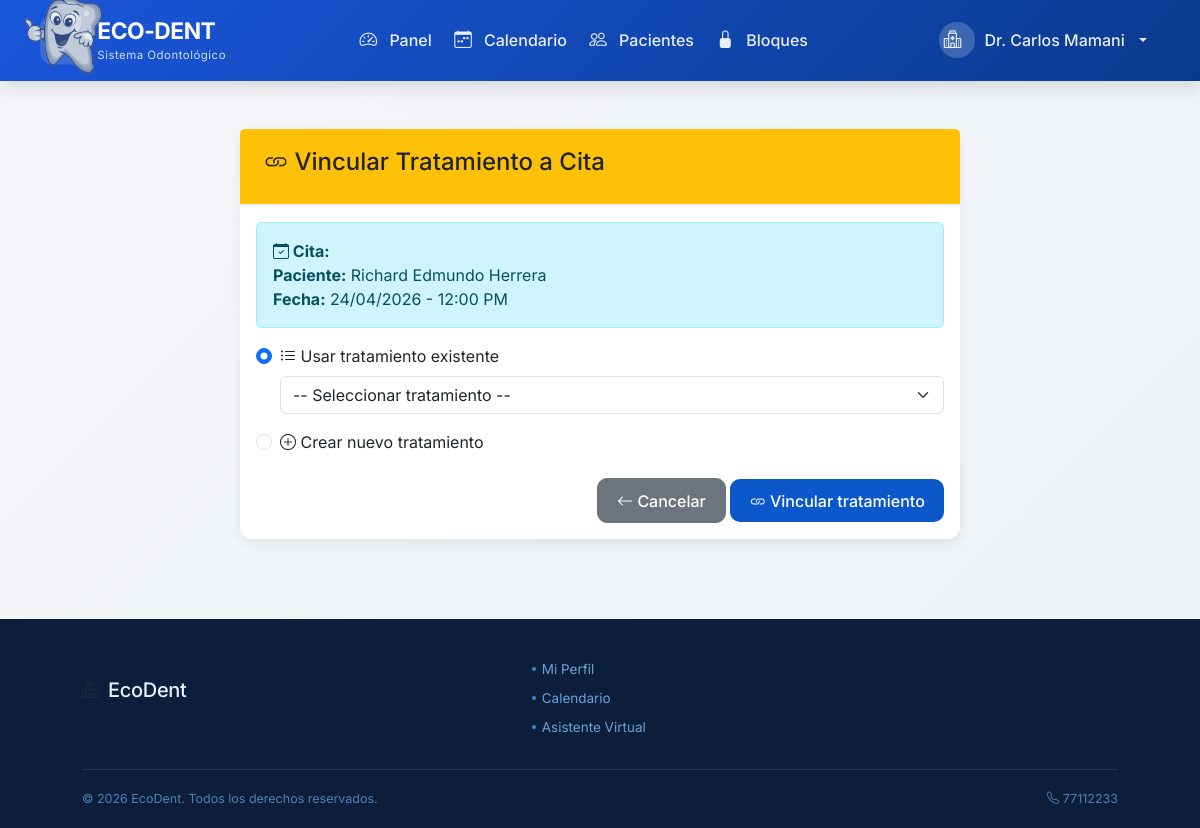
Before: /public/odontologo/vincular_tratamiento.php?id_cita=68&id_paciente=2 (signed in) with the older database file.
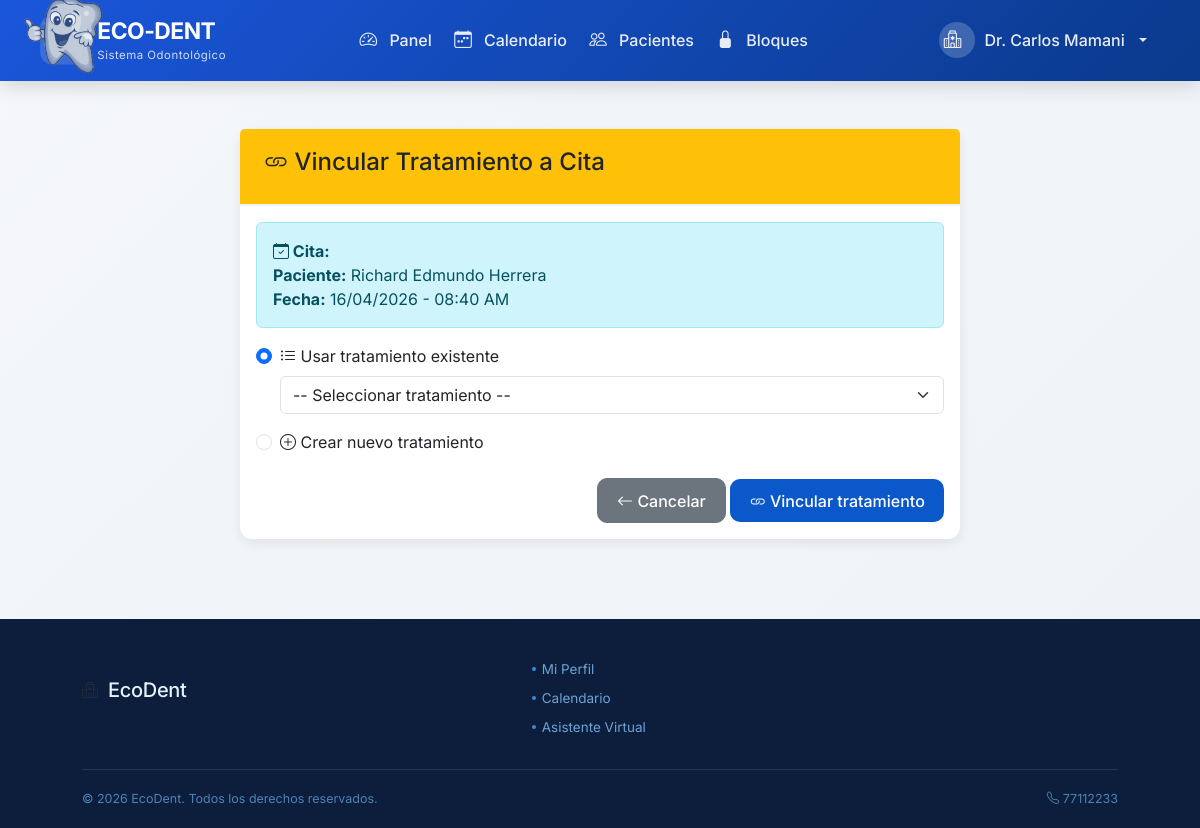
After: the same page with the newer database file.
### tables this page shows
CREATE TABLE `citas` (
  `id_cita` int(11) NOT NULL AUTO_INCREMENT,
  `id_paciente` int(11) NOT NULL,
  `id_odontologo` int(11) NOT NULL,
  `id_tratamiento` int(11) DEFAULT NULL,
  `fecha_cita` date NOT NULL,
  `hora_cita` time NOT NULL,
  `hora_fin` time DEFAULT NULL,
  `motivo` varchar(255) DEFAULT NULL,
  `estado` enum('programada','confirmada','completada','cancelada_pac','cancelada_doc','ausente') DEFAULT 'programada',
  `cambios_realizados` int(11) DEFAULT 0,
  `limite_cambios` int(11) DEFAULT 3,
  `puede_modificar` tinyint(1) DEFAULT 1,
  `llego_tarde` tinyint(1) DEFAULT 0,
  `minutos_tarde` int(11) DEFAULT 0,
  `cancelado_por` int(11) DEFAULT NULL,
  `motivo_cancelacion` text DEFAULT NULL,
  `fecha_cancelacion` datetime DEFAULT NULL,
  `notificacion_enviada` tinyint(1) DEFAULT 0,
  `fecha_recordatorio_24h` datetime DEFAULT NULL,
  `fecha_recordatorio_1h` datetime DEFAULT NULL,
  `fecha_creacion` datetime DEFAULT current_timestamp(),
  `fecha_actualizacion` datetime DEFAULT NULL ON UPDATE current_timestamp(),
  PRIMARY KEY (`id_cita`),
  KEY `idx_fecha_cita` (`fecha_cita`),
  KEY `idx_odontologo_fecha` (`id_odontologo`,`fecha_cita`),
  KEY `idx_paciente` (`id_paciente`),
  KEY `idx_estado` (`estado`),
  KEY `idx_tratamiento` (`id_tratamiento`),
  CONSTRAINT `citas_ibfk_1` FOREIGN KEY (`id_paciente`) REFERENCES `pacientes` (`id_paciente`) ON DELETE CASCADE,
  CONSTRAINT `citas_ibfk_2` FOREIGN KEY (`id_odontologo`) REFERENCES `odontologos` (`id_odontologo`) ON DELETE CASCADE,
  CONSTRAINT `fk_cita_tratamiento` FOREIGN KEY (`id_tratamiento`) REFERENCES `tratamientos` (`id_tratamiento`) ON DELETE SET NULL
);

CREATE TABLE `usuarios` (
  `id_usuario` int(11) NOT NULL AUTO_INCREMENT,
  `email` varchar(100) NOT NULL,
  `contrasena_hash` varchar(255) NOT NULL,
  `nombre_completo` varchar(150) NOT NULL,
  `telefono` varchar(20) DEFAULT NULL,
  `rol` enum('paciente','odontologo','admin') NOT NULL,
  `email_verificado` tinyint(1) DEFAULT 0,
  `codigo_verificacion` varchar(10) DEFAULT NULL,
  `codigo_expiracion` datetime DEFAULT NULL,
  `activo` tinyint(1) DEFAULT 1,
  `fecha_registro` datetime DEFAULT current_timestamp(),
  `ultimo_acceso` datetime DEFAULT NULL,
  PRIMARY KEY (`id_usuario`),
  UNIQUE KEY `email` (`email`),
  KEY `idx_email` (`email`),
  KEY `idx_rol` (`rol`)
);

### public/odontologo/vincular_tratamiento.php (the view, shortened to what this page needs)
<?php
require_once '../../config/database.php';
$id_usuario = $_SESSION['id_usuario'];
$stmt = $conexion->prepare("SELECT id_odontologo FROM odontologos WHERE id_usuario = ?");
$stmt->bind_param("i", $id_usuario);
$stmt->execute();
$odontologo = $stmt->get_result()->fetch_assoc();
$id_odontologo = $odontologo['id_odontologo'];
$id_cita = (int)$_GET['id_cita'];
$stmt_cita = $conexion->prepare("
    SELECT c.*, u.nombre_completo as paciente_nombre
    FROM citas c
    JOIN pacientes p ON c.id_paciente = p.id_paciente
    JOIN usuarios u ON p.id_usuario = u.id_usuario
    WHERE c.id_cita = ? AND c.id_odontologo = ?
");
$stmt_cita->bind_param("ii", $id_cita, $id_odontologo);
$stmt_cita->execute();
$cita = $stmt_cita->get_result()->fetch_assoc();
require_once '../../includes/header.php';
?>
<div class="container mt-4">
    <div class="row">
        <div class="col-md-8 mx-auto">
            <div class="card">
                <div class="card-header bg-warning">
                    <h4><i class="bi bi-link"></i> Vincular Tratamiento a Cita</h4>
                </div>
                <div class="card-body">
                    <div class="alert alert-info">
                        <strong><i class="bi bi-calendar-check"></i> Cita:</strong><br>
                        <strong>Paciente:</strong> <?php echo htmlspecialchars($cita['paciente_nombre']); ?><br>
                        <strong>Fecha:</strong> <?php echo date('d/m/Y', strtotime($cita['fecha_cita'])); ?> - <?php echo date('h:i A', strtotime($cita['hora_cita'])); ?>
                    </div>
                    <form method="POST">
                        <div class="mb-3">
                            <div class="form-check">
                                <input class="form-check-input" type="radio" name="opcion" id="opcionExistente" value="existente" checked>
                                <label class="form-check-label" for="opcionExistente">
                                    <i class="bi bi-list-ul"></i> Usar tratamiento existente
                                </label>
                            </div>
                            <div id="divExistente" class="ms-4 mt-2">
                                <select name="id_tratamiento" id="select_tratamiento" class="form-select">
                                    <option value="">-- Seleccionar tratamiento --</option>
                                </select>
                            </div>
                        </div>
                        <div class="mb-3">
                            <div class="form-check">
                                <input class="form-check-input" type="radio" name="opcion" id="opcionNuevo" value="nuevo">
                                <label class="form-check-label" for="opcionNuevo">
                                    <i class="bi bi-plus-circle"></i> Crear nuevo tratamiento
                                </label>
                            </div>
                        </div>
                        <div class="text-end mt-4">
                            <a href="detalle_cita.php?id_cita=<?php echo $id_cita; ?>" class="btn btn-secondary">
                                <i class="bi bi-arrow-left"></i> Cancelar
                            </a>
                            <button type="submit" name="vincular" class="btn btn-primary">
                                <i class="bi bi-link"></i> Vincular tratamiento
                            </button>
                        </div>
                    </form>
                </div>
            </div>
        </div>
    </div>
</div>
<?php require_once '../../includes/footer.php'; ?>

Changed rows visible on the page:
changed citas "Richard Edmundo Herrera": fecha_cita "24/04/2026" → "16/04/2026"; hora_cita "12:00 PM" → "08:40 AM"
